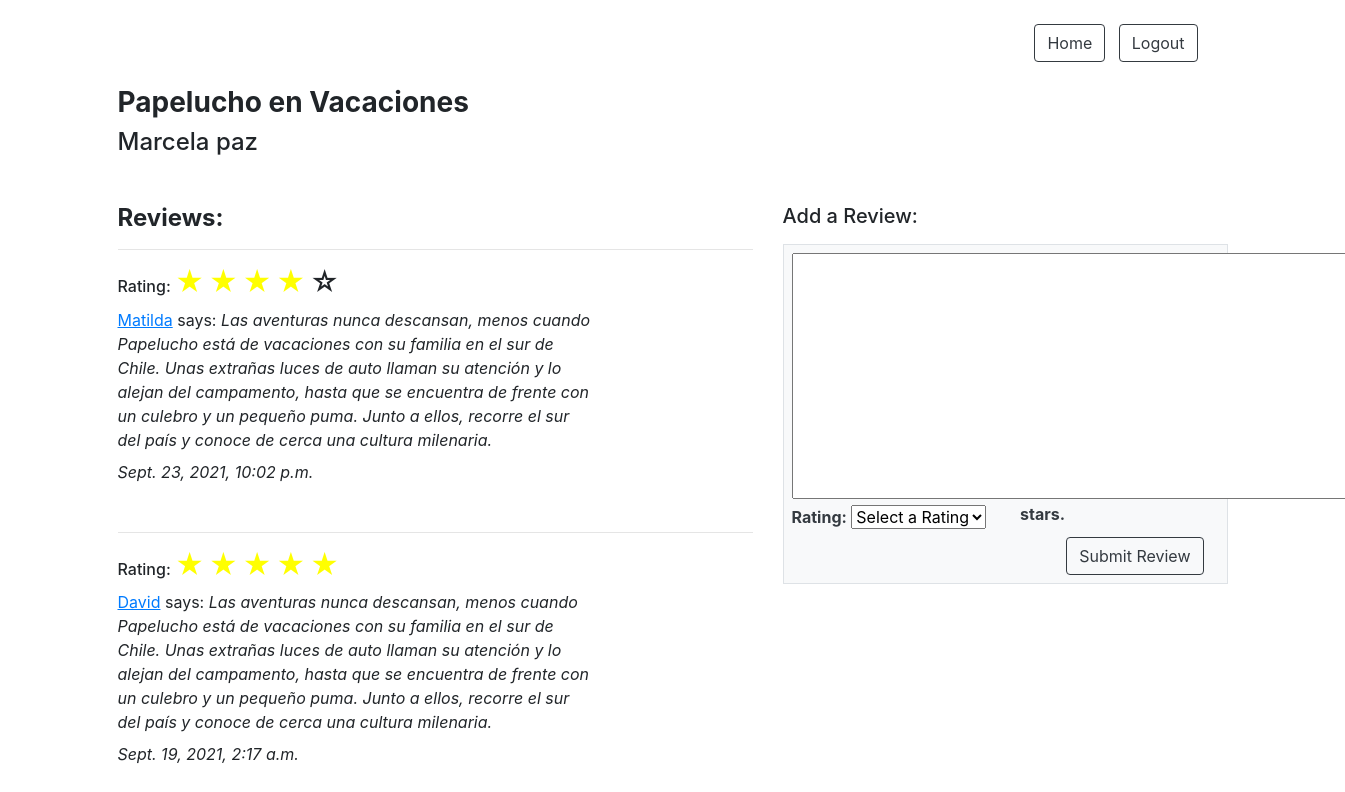
Screenshot of /libros/3/ with the database file from the repository.
### login/models.py (models this page shows)
class Libro(models.Model):
    id = models.AutoField(primary_key=True)
    titulo = models.CharField(max_length=40)
    autor = models.ForeignKey(Autor, on_delete=CASCADE, related_name="libros")

class Autor(models.Model):
    id = models.AutoField(primary_key=True)
    nombre = models.CharField(max_length=40)

class Review(models.Model):
    id = models.AutoField(primary_key=True)
    usuario = models.ForeignKey(User, on_delete=CASCADE, related_name="reviewer")
    contenido = models.TextField(default='')
    libro = models.ForeignKey(Libro, on_delete=CASCADE, related_name="librox")
    created_at = models.DateTimeField(auto_now_add=True)
    updated_at = models.DateTimeField(auto_now=True)
    rating = models.IntegerField(default=0)

class User(models.Model):
    id = models.AutoField(primary_key=True)
    nombre = models.CharField(max_length=40)
    alias = models.CharField(max_length=40)
    email = models.CharField(max_length=40)
    password = models.CharField(max_length=20)
    rol = models.PositiveIntegerField(default=1)
    created_at = models.DateTimeField(auto_now_add=True)
    updated_at = models.DateTimeField(auto_now=True)
    objects = UserManager()

### home/views.py (the view)
# urls.py: path('<int:libro_id>/', views.edit, name='edit'),
def edit(request, libro_id):
    context = {
        'libro': Libro.objects.get(id = libro_id),
        'reviews': Review.objects.filter(libro = Libro.objects.get(id = libro_id)).order_by('-id')[:3],
    }
    return render(request, 'libro.html', context)

### login/templates/libro.html (shortened to what this page needs)
<!DOCTYPE html>
<html lang="en">
<head>
{% load static %}
<link rel="stylesheet" href="https://cdn.jsdelivr.net/npm/bootstrap@4.6.0/dist/css/bootstrap.min.css">
</head>
<body>
  <div class="container my-4">
    <div class="container-fluid mb-4">
        <div class="container text-right">
            <a class="btn btn-outline-dark" href="/">Home</a> &nbsp;
            <a href="{% url 'logout' %}" class="btn btn-outline-dark">Logout</a>
        </div>
    </div>
    <h3><strong>{{libro.titulo}}</strong></h3>
    <h4>{{libro.autor.nombre}}</h4>
    <div class="row d-flex mb-5">
      <div class="col-lg-7 col-md-7 col-sm-12">
        <h4 class="mb-2"><strong>Reviews:</strong></h4>
        {% for review in reviews|slice:":3" %}
        <hr>
        <h6 style="display:inline;">Rating:
          {% for i in '12345'|make_list %}
            {% if review.rating >= forloop.counter %}
              <h3 style="color:yellow; display:inline;">&#9733;</h3>
            {% else %}
              <h3 style="display:inline;">&#9734;</h3>
            {% endif %}
          {% endfor %}
        </h6>
        <p class="w-75 mt-2 mb-2">
          <a href="/users/{{review.usuario.id}}"><u>{{review.usuario.nombre}}</u></a> says: <em>{{review.contenido}}</em></p>
        <p class="mb-5"><em>{{review.updated_at}}</em></p>
        {% endfor%}
      </div>
      <div class="col-lg-5 col-md-5 col-sm-12">
        <h5 class="mb-3">Add a Review:</h5>
        <div class="border border-ligth py-2 px-2 bg-light text-dark">
          <form action="{% url 'add_review' %}" method="POST">
            <textarea name="review" id="review" cols="58" rows="10"></textarea>
            <fieldset>
              <div class="row">
                <div class="col-6">
                  <label for=""><strong>Rating:</strong></label>
                  <select name="rating" id="rating" class="">
                    <option value="0" selected>Select a Rating</option>
                  </select>
                </div>
                <div class="col-2">
                  <h6><strong>stars.</strong></h6>
                </div>
              </div>
            </fieldset>
            <div class="container text-right">
              <input class="btn btn-outline-dark" type="submit" name="" value="Submit Review">
            </div>
          </form>
        </div>
      </div>
    </div>
  </div>
</body>
</html>

### rows the page displays
Libro: titulo "Papelucho en Vacaciones", autor.nombre "Marcela paz"
Review: rating 4 (drawn), usuario.nombre "Matilda", contenido "Las aventuras nunca descansan, menos cuando Papelucho está de vacaciones con su familia en el sur de Chile. Unas extrañas luces de auto llaman su atención y lo alejan del campamento, hasta que se encuentra de frente con un culebro y un pequeño puma. Junto a ellos, recorre el sur del país y conoce de cerca una cultura milenaria.", updated_at "Sept. 23, 2021, 10:02 p.m."
Review: rating 5 (drawn), usuario.nombre "David", contenido "Las aventuras nunca descansan, menos cuando Papelucho está de vacaciones con su familia en el sur de Chile. Unas extrañas luces de auto llaman su atención y lo alejan del campamento, hasta que se encuentra de frente con un culebro y un pequeño puma. Junto a ellos, recorre el sur del país y conoce de cerca una cultura milenaria.", updated_at "Sept. 19, 2021, 2:17 a.m."
